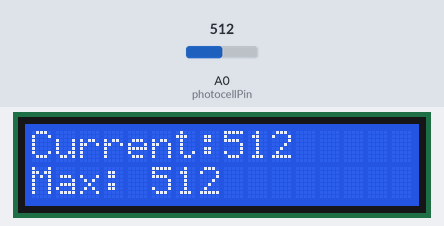
The sketch below on a simulated Arduino Uno, built with avr-gcc and run on an emulated ATmega328P. Parts: 16×2 character LCD. The inputs (shaded band) are chosen by the test bench; at power-on: A0 (photocellPin) = 512.

Above: at 1.2 s.
1.3 s: A0 (photocellPin) set to 716
At 2.5 s:
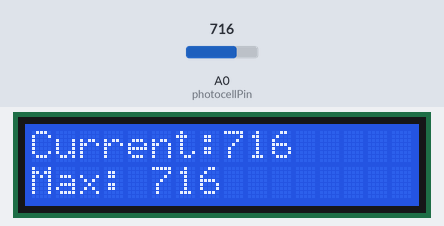
2.8 s: A0 (photocellPin) set to 900
At 3.6 s:
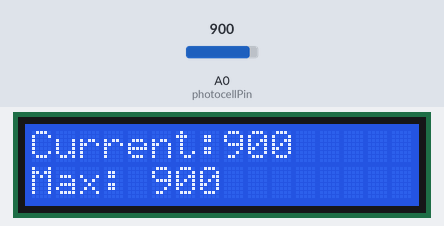
4.3 s: A0 (photocellPin) set to 1023
At 5.7 s:
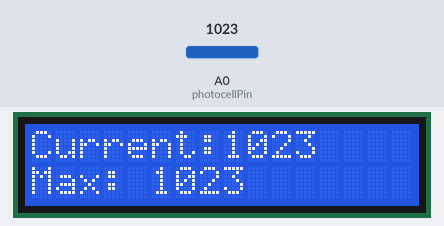
Timing chart, 0 to 7.3 s (numbered marks = the images above; inputs shaded):
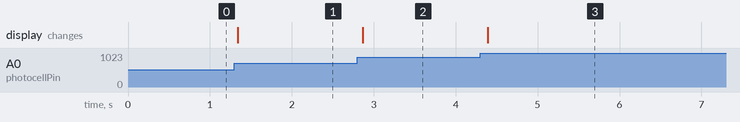

Measured:
- after the input at 1.3 s, the display: changes at once (image 1)
- after the input at 2.8 s, the display: changes after 0.06 s (image 2)
- after the input at 4.3 s, the display: changes after 0.09 s (image 3)

The sketch:

Photocell_LCD.ino
```cpp
#include <LiquidCrystal.h>
LiquidCrystal LCD(10, 9, 5, 4, 3, 2);
int photocellPin = 0;
int photocellReading;
int photocellMax = 0;

void setup() {
  // put your setup code here, to run once:
  Serial.begin(9600);

  LCD.begin(16,2);
  LCD.setCursor(0,0);
  LCD.print("Current: ");
  LCD.setCursor(0,1);
  LCD.print("Max: ");
}

void loop() {
  // put your main code here, to run repeatedly:
  photocellReading = analogRead(photocellPin);

  if (photocellReading > photocellMax){
    photocellMax = photocellReading;
  }

  LCD.setCursor(8,0);
  LCD.print("        ");
  LCD.setCursor(8,0);
  LCD.print(photocellReading);
  LCD.setCursor(5,1);
  LCD.print("           ");
  LCD.setCursor(5,1);
  LCD.print(photocellMax);

  delay(250);
}
```
